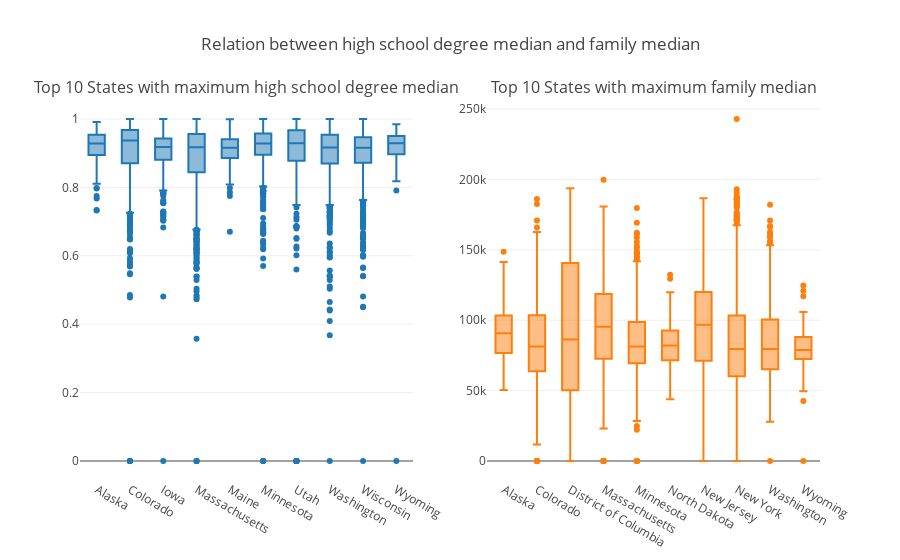

Notebook code cell kept with this figure:
### Code cell
#Creating the grid
fig = tls.make_subplots(rows=1, cols=2, specs=[[{}, {}]],
                          subplot_titles=('Top 10 States with maximum high school degree median',
                                          'Top 10 States with maximum family median'))

#setting the figs
fig.append_trace(trace0, 1, 1)
fig.append_trace(trace1, 1, 2)

fig['layout'].update(showlegend=True, title="Relation between high school degree median and family median")
iplot(fig)

### Figure 1 — Plotly figure (JSON) as saved in the notebook; plotly's stock layout.template omitted (floating-point values rounded to 4 significant figures; data arrays with more than 128 entries replaced by an {"elided": "..."} marker saying what was removed)
{"data": [{"name": "Top 10", "showlegend": false, "type": "box", "x": {"elided": "4676 str values"}, "xaxis": "x1", "y": {"elided": "4676 float values"}, "yaxis": "y1"}, {"name": "Top 10", "showlegend": false, "type": "box", "x": {"elided": "6654 str values"}, "xaxis": "x2", "y": {"elided": "6654 float values"}, "yaxis": "y2"}], "layout": {"annotations": [{"font": {"size": 16}, "showarrow": false, "text": "Top 10 States with maximum high school degree median", "x": 0.225, "xanchor": "center", "xref": "paper", "y": 1, "yanchor": "bottom", "yref": "paper"}, {"font": {"size": 16}, "showarrow": false, "text": "Top 10 States with maximum family median", "x": 0.775, "xanchor": "center", "xref": "paper", "y": 1, "yanchor": "bottom", "yref": "paper"}], "showlegend": true, "title": "Relation between high school degree median and family median", "xaxis1": {"anchor": "y1", "domain": [0, 0.45]}, "xaxis2": {"anchor": "y2", "domain": [0.55, 1]}, "yaxis1": {"anchor": "x1", "domain": [0, 1]}, "yaxis2": {"anchor": "x2", "domain": [0, 1]}}}
